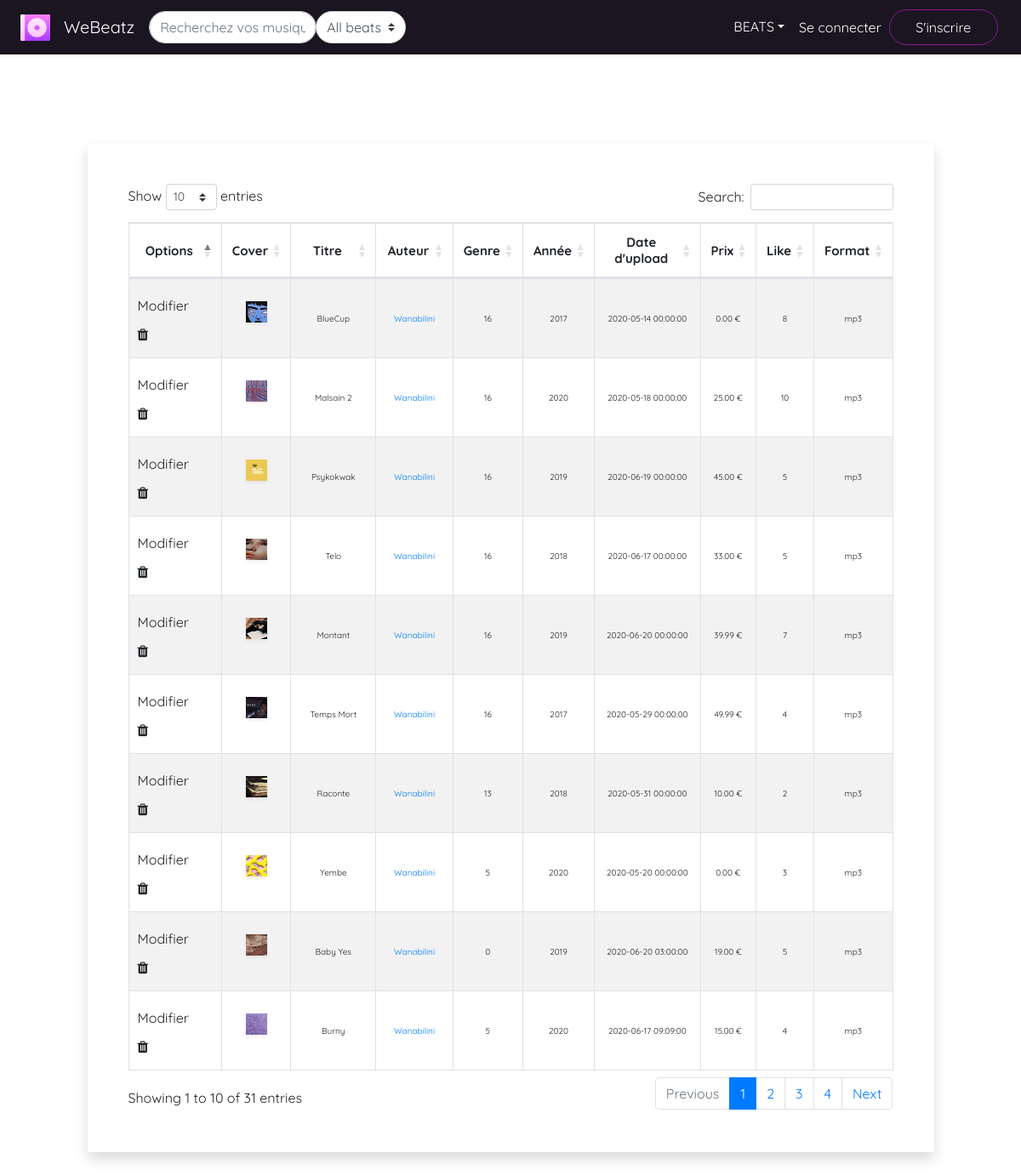
/WeBeatz/all-beats.php, run on an earlier commit of the app's database.
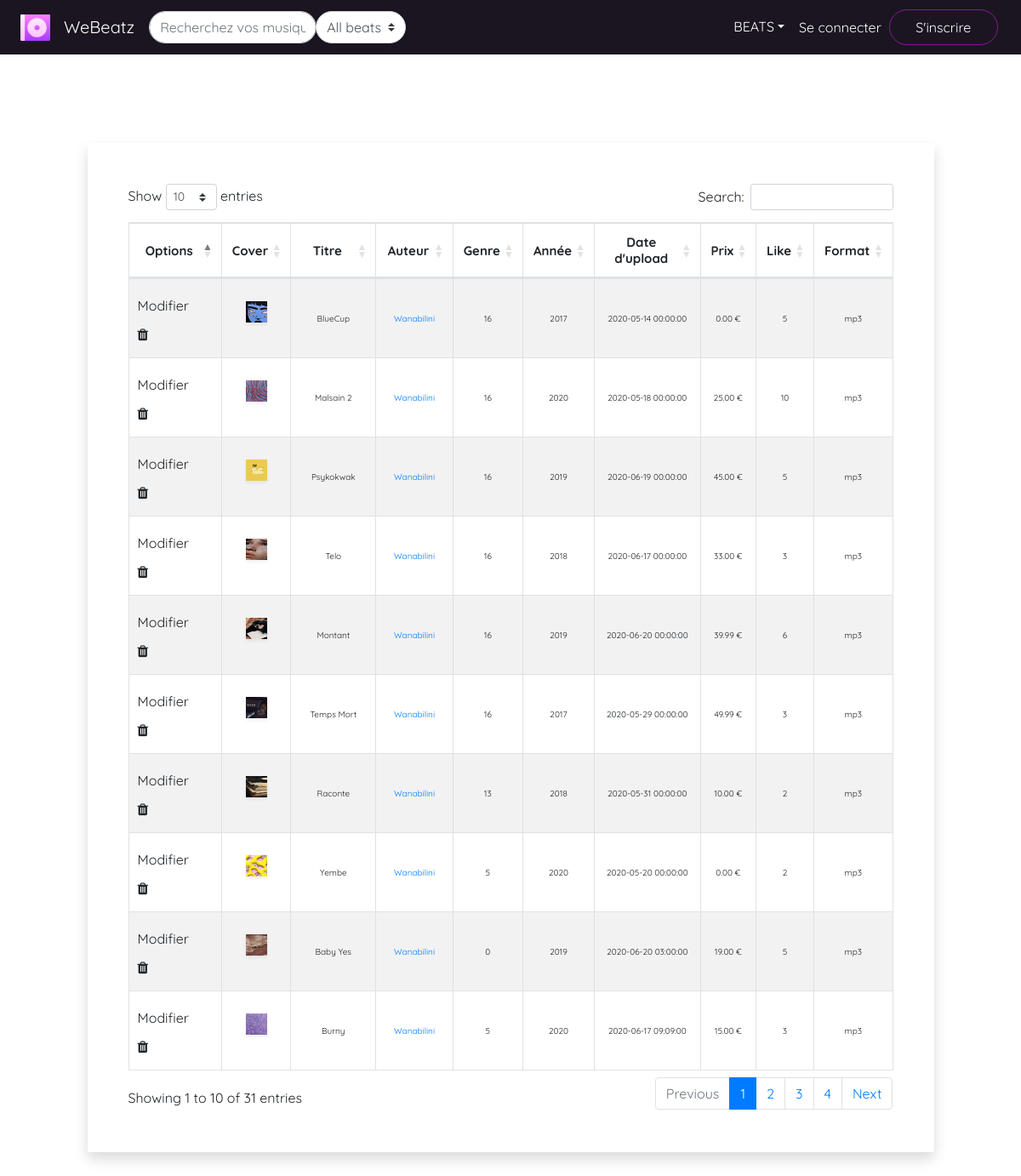
And on a later commit of the database.
### tables this page shows
CREATE TABLE IF NOT EXISTS `beat` (
  `beat_id` int(15) UNSIGNED NOT NULL AUTO_INCREMENT,
  `beat_title` varchar(20) NOT NULL,
  `beat_author` varchar(25) NOT NULL,
  `beat_author_id` int(10) UNSIGNED NOT NULL,
  `beat_genre` int(2) UNSIGNED DEFAULT 0,
  `beat_description` text DEFAULT '  ',
  `beat_tags` text DEFAULT NULL,
  `beat_year` int(4) NOT NULL,
  `beat_price` double(7,2) UNSIGNED DEFAULT 0.00,
  `beat_format` varchar(5) NOT NULL,
  `beat_source` text NOT NULL,
  `beat_cover` varchar(100) DEFAULT '''assets/img/cover_default.jpg''',
  `beat_nbvente` int(15) UNSIGNED NOT NULL DEFAULT 0,
  `beat_like` int(6) DEFAULT 0,
  `beat_dateupload` datetime NOT NULL,
  PRIMARY KEY (`beat_id`),
  KEY `beat_author_id` (`beat_author_id`),
  KEY `beat_author` (`beat_author`),
  KEY `beat_genre` (`beat_genre`)
);

### WeBeatz/all-beats.php (the view, shortened to what the rows shown need)
<?php
include('assets/db/connexiondb.php');
if(isset($_SESSION['user_id'])){
     $req =$BDD->prepare("SELECT * FROM beat");
    $req->execute(array());
}
else{
    $req =$BDD->prepare("SELECT * FROM beat");
    $req->execute();
}
$afficher_membres=$req->fetchAll();
print_r($_POST);
?>
<!DOCTYPE html>
<html>
    <head>
        <link rel="stylesheet" type="text/css" href="https://cdn.datatables.net/1.10.19/css/dataTables.bootstrap4.min.css">
        <link rel="stylesheet" type="text/css" href="assets/css/navbar.css">
        <link rel="stylesheet" type="text/css" src="assets/css/all-utilisateurs.css">
    </head>
    <body>
        <br/><br/><br/><br/>
        <div class="row py-5">
            <div class="col-lg-10 mx-auto">
                <div class="card rounded shadow border-0">
                    <div class="card-body p-5 bg-white rounded">
                        <div class="table-responsive">
                            <table id="example" style="width:100%" class="table table-striped table-bordered">
                                <thead>
                                    <tr>
                                        <th class="text-center align-middle" >Options</th>
                                        <th class="text-center align-middle">Cover</th>
                                        <th class="text-center align-middle" >Titre</th>
                                        <th class="text-center align-middle" >Auteur</th>
                                        <th class="text-center align-middle" >Genre</th>
                                        <th class="text-center align-middle" >Année</th>
                                        <th class="text-center align-middle" >Date d'upload</th>
                                        <th class="text-center align-middle" >Prix</th>
                                        <th class="text-center align-middle" >Like </th>
                                        <th class="text-center align-middle" >Format</th>
                                    </tr>
                                </thead>
                                <tbody>
                                    <?php
                                    foreach($afficher_membres as $am){
                                    ?>
                                    <tr>
                                        <td class="text-center align-middle">
                                            <div class="row">
                                                <a href="view-beat.php?id=<?= $am['beat_id'] ?>" title="Modifier les informations de <?= $am['beat_title']?>"><button class="btn">Modifier</button></a>
                                                <button class="btn" title="Supprimer le beat <?= $am['beat_title']?>" data-toggle="modal" data-target="#desac_modal" onclick="goInputOption(this,'<?= $am['beat_id'] ?>','<?= $am['beat_title']?>')" value="suppr"><i class='fa fa-trash'></i></button>
                                            </div>
                                        </td>
                                        <td  class="text-center align-middle">
                                            <img src="<?=$am['beat_cover']?>" style="height : 25px; width : 25px;" class="img-fluid mb-3 roundedImage shadow-sm">
                                        </td>
                                        <td class="text-center align-middle">
                                            <span><?=$am['beat_title']?></span>
                                        </td>
                                        <td class="text-center align-middle">
                                            <a href="profil.php?profil_id=<?=$am['beat_author_id']?>"><span><?=$am['beat_author']?></span></a>
                                        </td>
                                        <td class="text-center align-middle">
                                            <span><?=$am['beat_genre']?></span>
                                        </td>
                                        <td class="text-center align-middle">
                                            <span><?=$am['beat_year']?></span>
                                        </td>
                                        <td class="text-center align-middle">
                                            <span><?=$am['beat_dateupload']?></span>
                                        </td>
                                        <td class="text-center align-middle">
                                            <span><?=$am['beat_price']?> €</span>
                                        </td>
                                        <td class="text-center align-middle">
                                            <span><?=$am['beat_like']?></span>
                                        </td>
                                        <td class="text-center align-middle">
                                            <span><?=$am['beat_format']?></span>
                                        </td>
                                    </tr>
                                    <?php
                                    }
                                    ?>
                                </tbody>
                            </table>
                        </div>
                    </div>
                </div>
            </div>
        </div>
    </body>
</html>

What changed in the data, as far as the page shows it:
changed beat "BlueCup": beat_like "8" → "5"
changed beat "Telo": beat_like "5" → "3"
changed beat "Montant": beat_like "7" → "6"
changed beat "Temps Mort": beat_like "4" → "3"
changed beat "Yembe": beat_like "3" → "2"
changed beat "Burny": beat_like "4" → "3"
